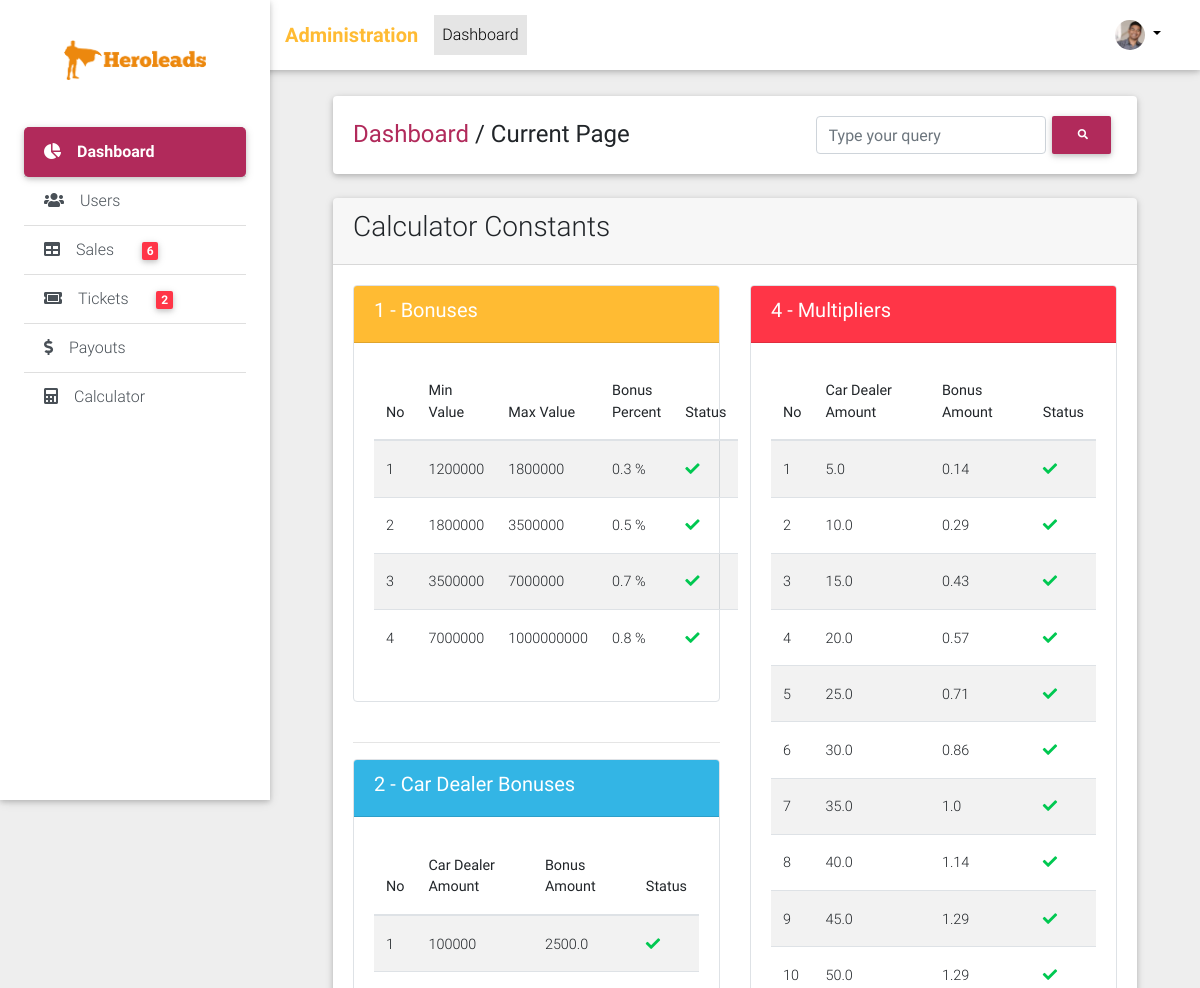
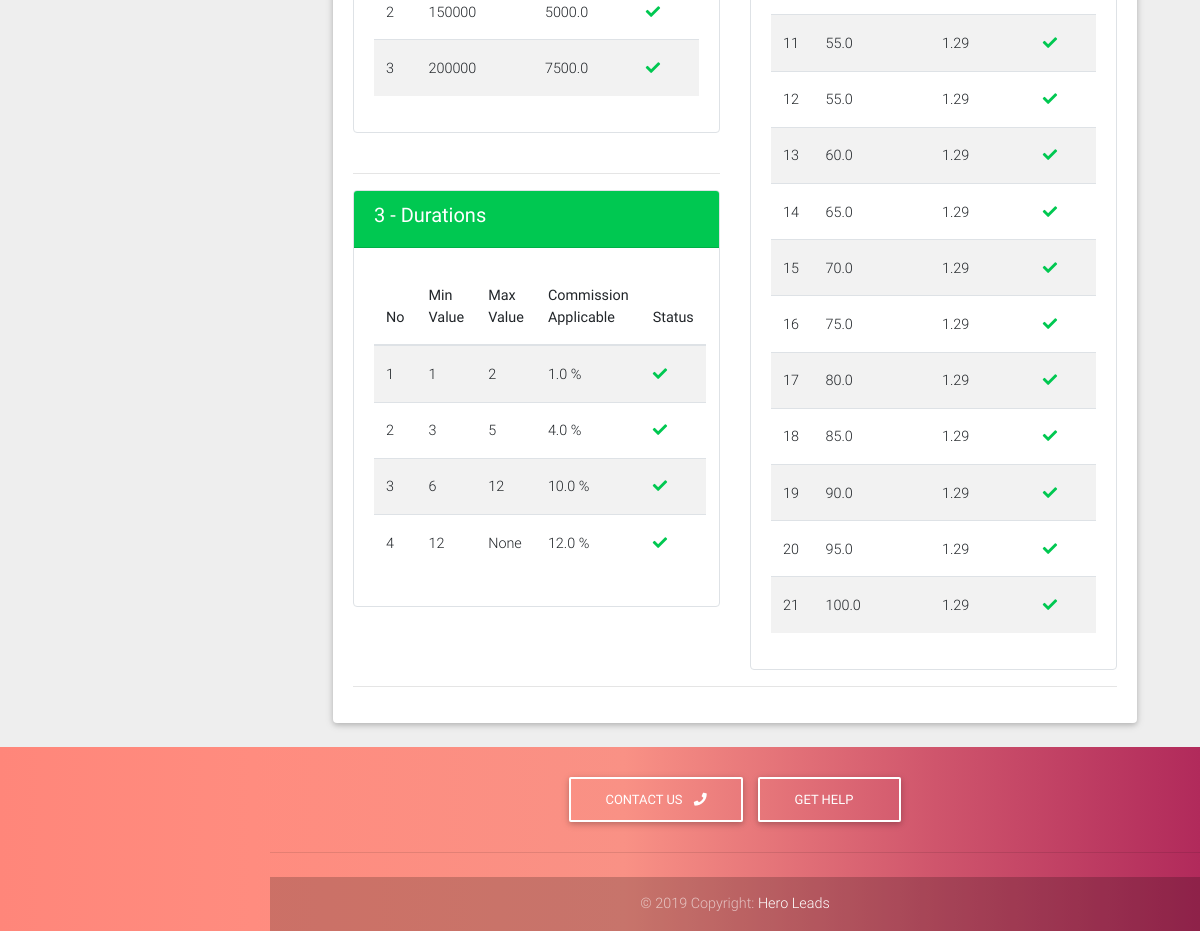
The page /admin/calcons/view/ (signed in) on the database its author committed (2 pictures, top to bottom).
### accounts/models.py (models this page shows, shortened)
class User(AbstractBaseUser, PermissionsMixin):
    ACCOUNT_TYPE_CHOICES = (("AG", "Agent"), ("ST", "Staff"), ("AD", "Admin"))
    email = models.EmailField(unique=True)
    phone = models.CharField(max_length=20, null=True, blank=True)
    first_name = models.CharField(max_length=32)
    last_name = models.CharField(max_length=32)
    date_joined = models.DateTimeField(auto_now_add=True)
    is_active = models.BooleanField(default=True)
    is_staff = models.BooleanField(default=False)
    is_superuser = models.BooleanField(default=False)
    account_type = models.CharField(max_length=2, choices=ACCOUNT_TYPE_CHOICES, default="NU")
    photo = models.ImageField(upload_to="accounts/users/photos/", blank=True, null=True)
    objects = UserManager()
    USERNAME_FIELD = "email"
    REQUIRED_FIELDS = ["first_name", "last_name"]
    @property
    def get_avatar(self):
        if self.photo:
            return self.photo.url
        else:
            return "missing"

### calcons/models.py (models this page shows, shortened)
class Bonus(models.Model):
    min_contract_volume = models.PositiveIntegerField()
    max_contract_volume = models.PositiveIntegerField(blank=True, null=True)
    bonus_percent = models.FloatField()
    is_active = models.BooleanField(default=True)
    class Meta:
        verbose_name = "Bonus"
        verbose_name_plural = "Bonuses"

class CarDealerBonus(models.Model):
    car_dealer_amount = models.PositiveIntegerField()
    bonus_amount = models.FloatField()
    is_active = models.BooleanField(default=True)
    class Meta:
        verbose_name = "Car Dealer Bonus"
        verbose_name_plural = "Car Dealer Bonuses"

class Duration(models.Model):
    min_value = models.PositiveIntegerField()
    max_value = models.PositiveIntegerField(blank=True, null=True)
    commission_applicable = models.FloatField()
    is_active = models.BooleanField(default=True)

class Multiplier(models.Model):
    fee_percent = models.FloatField()
    multiplier_applicable = models.FloatField()
    is_active = models.BooleanField(default=True)
    class Meta:
        verbose_name = "Multiplier"
        verbose_name_plural = "Multipliers"

### crm_admin/views/calcons_views.py (the view)
class CalconsView(LoginRequiredMixin, TemplateView):
    template_name = "calcons_admin/view.html"
    def get_context_data(self, **kwargs):
        context = super().get_context_data()
        context['bonuses'] = Bonus.objects.all()
        context['cd_bonuses'] = CarDealerBonus.objects.all()
        context['multipliers'] = Multiplier.objects.all()
        context['durations'] = Duration.objects.all()
        context['pt_intz'] = PaymentTermINTZ.objects.all()
        context['payouts'] = Payout.objects.all()
        return context

### crm_admin/templatetags/crm_admin_tags.py (called while the page is built)
@register.simple_tag
def get_pending_sale_count():
    return Sale.objects.exclude(status="CP").count()

@register.simple_tag
def get_pending_ticket_count():
    return Ticket.objects.exclude(status__in=("EX", "CN", "SL")).count()

### crm_admin/templates/calcons_admin/view.html (shortened to what this page needs)
{% extends "crm_admin/base.html" %}
{% block content %}
    <div class="">
        <div class="card">
            <div class="card-header">
                <h3>Calculator Constants</h3>
            </div>
            <div class="card-body">
                <div class="row">
                    <div class="col-lg-6">
                        <div class="">
                        <div style="box-shadow: none" class="border card">
                            <div class="card-header font-weight-bold text-white bg-warning">
                                <h5>1 - Bonuses</h5>
                            </div>
                            <div class="card-body">
                                <table class="table table-striped">
                                    <thead>
                                        <th>No</th>
                                        <th>Min Value</th>
                                        <th>Max Value</th>
                                        <th>Bonus Percent</th>
                                        <th>Status</th>
                                    </thead>
                                    <tbody>
                                        {% if bonuses %}
                                            {% for bonus in bonuses %}
                                                <tr>
                                                    <td>{{ forloop.counter }}</td>
                                                    <td>{{ bonus.min_contract_volume }}</td>
                                                    <td>{{ bonus.max_contract_volume }}</td>
                                                    <td>{{ bonus.bonus_percent }} %</td>
                                                    <td>
                                                        <i class="fa {% if bonus.is_active %} fa-check text-success{% else %}text-danger fa-times{% endif %}"></i>
                                                    </td>
                                                </tr>
                                            {% endfor %}
                                        {% else %}
                                            <span class="font-weight-bold text-muted">No Data Found</span>
                                        {% endif %}
                                    </tbody>
                                </table>
                            </div>
                        </div>
                        </div>
                        <br><hr>
                        <div class="">
                            <div style="box-shadow: none" class="border card">
                                <div class="card-header bg-info font-weight-bold text-white">
                                    <h5>2 - Car Dealer Bonuses</h5>
                                </div>
                                <div class="card-body">
                                    <table class="table table-striped">
                                        <thead>
                                            <th>No</th>
                                            <th>Car Dealer Amount</th>
                                            <th>Bonus Amount</th>
                                            <th>Status</th>
                                        </thead>
                                        <tbody>
                                            {% if cd_bonuses %}
                                                {% for cd_bonus in cd_bonuses %}
                                                    <tr>
                                                        <td>{{ forloop.counter }}</td>
                                                        <td>{{ cd_bonus.car_dealer_amount }}</td>
                                                        <td>{{ cd_bonus.bonus_amount }}</td>
                                                        <td>
                                                            <i class="fa {% if cd_bonus.is_active %} fa-check text-success{% else %}text-danger fa-times{% endif %}"></i>
                                                        </td>
                                                    </tr>
                                                {% endfor %}
                                            {% else %}
                                                <span class="font-weight-bold text-muted">No Data Found</span>
                                            {% endif %}
                                        </tbody>
                                    </table>
                                </div>
                            </div>
                        </div>
                        <br><hr>
                        <div class="">
                        <div style="box-shadow: none" class="border card">
                            <div class="card-header bg-success font-weight-bold text-white">
                                <h5>3 - Durations</h5>
                            </div>
                            <div class="card-body">
                                <table class="table table-striped">
                                    <thead>
                                        <th>No</th>
                                        <th>Min Value</th>
                                        <th>Max Value</th>
                                        <th>Commission Applicable</th>
                                        <th>Status</th>
                                    </thead>
                                    <tbody>
                                        {% if durations %}
                                            {% for duration in durations %}
                                                <tr>
                                                    <td>{{ forloop.counter }}</td>
                                                    <td>{{ duration.min_value }}</td>
                                                    <td>{{ duration.max_value }}</td>
                                                    <td>{{ duration.commission_applicable }} %</td>
                                                    <td>
                                                        <i class="fa {% if duration.is_active %} fa-check text-success{% else %}text-danger fa-times{% endif %}"></i>
                                                    </td>
                                                </tr>
                                            {% endfor %}
                                        {% else %}
                                            <span class="font-weight-bold text-muted">No Data Found</span>
                                        {% endif %}
                                    </tbody>
                                </table>
                            </div>
                        </div>
                    </div>
                    </div>
                    <div class="col-lg-6">
                        <div style="box-shadow: none" class="border card">
                            <div class="card-header font-weight-bold bg-danger text-white">
                                <h5>4 - Multipliers</h5>
                            </div>
                            <div class="card-body">
                                <table class="table table-striped">
                                    <thead>
                                        <th>No</th>
                                        <th>Car Dealer Amount</th>
                                        <th>Bonus Amount</th>
                                        <th>Status</th>
                                    </thead>
                                    <tbody>
                                        {% if multipliers %}
                                            {% for multiplier in multipliers %}
                                                <tr>
                                                    <td>{{ forloop.counter }}</td>
                                                    <td>{{ multiplier.fee_percent }}</td>
                                                    <td>{{ multiplier.multiplier_applicable }}</td>
                                                    <td>
                                                        <i class="fa {% if multiplier.is_active %} fa-check text-success{% else %}text-danger fa-times{% endif %}"></i>
                                                    </td>
                                                </tr>
                                            {% endfor %}
                                        {% else %}
                                            <span class="font-weight-bold text-muted">No Data Found</span>
                                        {% endif %}
                                    </tbody>
                                </table>
                            </div>
                        </div>
                    </div>
                </div>
                <hr>
            </div>
        </div>
    </div>
{% endblock %}

### crm_admin/templates/crm_admin/header.html (shortened to what this page needs)
{% load static %}
{% load crm_admin_tags %}
  <header>
    <nav class="navbar fixed-top navbar-expand-lg navbar-light white scrolling-navbar">
      <div class="container-fluid">
        <a class="navbar-brand waves-effect" href="{% url "crm_admin:dashboard" %}">
          <strong class="text-warning font-weight-bold">Administration</strong>
        </a>
        <div class="collapse navbar-collapse" id="navbarSupportedContent">
          <ul class="navbar-nav mr-auto">
            <li class="nav-item active">
              <a class="nav-link waves-effect" href="#">Dashboard
              </a>
            </li>
          </ul>
          <ul class="navbar-nav nav-flex-icons">
              <li class="nav-item avatar dropdown">
        <a class="nav-link dropdown-toggle" id="navbarDropdownMenuLink-55" data-toggle="dropdown"
          aria-haspopup="true" aria-expanded="false">
          <img src="{{ user.get_avatar }}" class="rounded-circle z-depth-0"
            alt="avatar" id="avatar-image" height="30px">
        </a>
      </li>
          </ul>
        </div>
      </div>
    </nav>
    <div class="sidebar-fixed position-fixed">
      <a class="logo-wrapper waves-effect">
        <img src="{% static "img/logo (copy).png" %}" class="img-fluid" alt="">
      </a>
      <div class="list-group list-group-flush">
        <a href="{% url "crm_admin:dashboard" %}" class="list-group-item active waves-effect">
          <i class="fas fa-chart-pie mr-3"></i>Dashboard
        </a>
        <a href="{% url "crm_admin:ac_admin_user_list" %}" class="list-group-item list-group-item-action waves-effect">
          <i class="fas fa-users mr-3"></i>Users</a>
        <a href="{% url "crm_admin:sales_admin_list" %}" class="list-group-item list-group-item-action waves-effect">
          <i class="fas fa-table mr-3"></i>Sales <span class="badge badge-danger ml-4">{% get_pending_sale_count %}</span></a>
        <a href="{% url "crm_admin:tickets_admin_list" %}" class="list-group-item list-group-item-action waves-effect">
          <i class="fas fa-ticket-alt mr-3"></i>Tickets <span class="badge badge-danger ml-4">{% get_pending_ticket_count %}</span>
        </a>
        <a href="{% url "crm_admin:sales_admin_payouts_list" %}" class="list-group-item list-group-item-action waves-effect">
          <i class="fas fa-dollar-sign mr-3"></i>Payouts</a>
        <a href="{% url "crm_admin:calcons_admin_view" %}" class="list-group-item list-group-item-action waves-effect">
          <i class="fas fa-calculator mr-3"></i>Calculator</a>
      </div>
    </div>
  </header>

### portal/static/css/admin_style.css (style rules this page uses)
.sidebar-fixed { height: 100vh; width: 270px; -webkit-box-shadow: 0 2px 5px 0 rgba(0, 0, 0, 0.16), 0 2px 10px 0 rgba(0, 0, 0, 0.12); box-shadow: 0 2px 5px 0 rgba(0, 0, 0, 0.16), 0 2px 10px 0 rgba(0, 0, 0, 0.12); z-index: 1050; background-color: #fff; padding: 1.5rem; padding-top: 0; }
.sidebar-fixed .list-group .active { -webkit-box-shadow: 0 2px 5px 0 rgba(0, 0, 0, 0.16), 0 2px 10px 0 rgba(0, 0, 0, 0.12); box-shadow: 0 2px 5px 0 rgba(0, 0, 0, 0.16), 0 2px 10px 0 rgba(0, 0, 0, 0.12); -webkit-border-radius: 5px; border-radius: 5px; }
.sidebar-fixed .logo-wrapper { padding: 2.5rem; }
.sidebar-fixed .logo-wrapper img { max-height: 50px; }
@media (min-width: 1200px) { .navbar, .page-footer, main { padding-left: 270px; } }
.list-group-item.active { background-color: #b12a5b!important; border-color: #b12a5b!important; font-weight: bold; }

### rows shown on the page
User: get_avatar (picture)
Bonus: min_contract_volume "1200000", max_contract_volume "1800000", bonus_percent "0.3", is_active True (drawn)
Bonus: min_contract_volume "1800000", max_contract_volume "3500000", bonus_percent "0.5", is_active True (drawn)
Bonus: min_contract_volume "3500000", max_contract_volume "7000000", bonus_percent "0.7", is_active True (drawn)
Bonus: min_contract_volume "7000000", max_contract_volume "1000000000", bonus_percent "0.8", is_active True (drawn)
CarDealerBonus: car_dealer_amount "100000", bonus_amount "2500.0", is_active True (drawn)
CarDealerBonus: car_dealer_amount "150000", bonus_amount "5000.0", is_active True (drawn)
CarDealerBonus: car_dealer_amount "200000", bonus_amount "7500.0", is_active True (drawn)
Duration: min_value "1", max_value "2", commission_applicable "1.0", is_active True (drawn)
Duration: min_value "3", max_value "5", commission_applicable "4.0", is_active True (drawn)
Duration: min_value "6", max_value "12", commission_applicable "10.0", is_active True (drawn)
Duration: min_value "12", max_value "None", commission_applicable "12.0", is_active True (drawn)
Multiplier: fee_percent "5.0", multiplier_applicable "0.14", is_active True (drawn)
Multiplier: fee_percent "10.0", multiplier_applicable "0.29", is_active True (drawn)
Multiplier: fee_percent "15.0", multiplier_applicable "0.43", is_active True (drawn)
Multiplier: fee_percent "20.0", multiplier_applicable "0.57", is_active True (drawn)
Multiplier: fee_percent "25.0", multiplier_applicable "0.71", is_active True (drawn)
Multiplier: fee_percent "30.0", multiplier_applicable "0.86", is_active True (drawn)
Multiplier: fee_percent "35.0", multiplier_applicable "1.0", is_active True (drawn)
Multiplier: fee_percent "40.0", multiplier_applicable "1.14", is_active True (drawn)
Multiplier: fee_percent "45.0", multiplier_applicable "1.29", is_active True (drawn)
Multiplier: fee_percent "50.0", multiplier_applicable "1.29", is_active True (drawn)
Multiplier: fee_percent "55.0", multiplier_applicable "1.29", is_active True (drawn)
Multiplier: fee_percent "55.0", multiplier_applicable "1.29", is_active True (drawn)
Multiplier: fee_percent "60.0", multiplier_applicable "1.29", is_active True (drawn)
Multiplier: fee_percent "65.0", multiplier_applicable "1.29", is_active True (drawn)
Multiplier: fee_percent "70.0", multiplier_applicable "1.29", is_active True (drawn)
Multiplier: fee_percent "75.0", multiplier_applicable "1.29", is_active True (drawn)
Multiplier: fee_percent "80.0", multiplier_applicable "1.29", is_active True (drawn)
Multiplier: fee_percent "85.0", multiplier_applicable "1.29", is_active True (drawn)
Multiplier: fee_percent "90.0", multiplier_applicable "1.29", is_active True (drawn)
Multiplier: fee_percent "95.0", multiplier_applicable "1.29", is_active True (drawn)
Multiplier: fee_percent "100.0", multiplier_applicable "1.29", is_active True (drawn)
